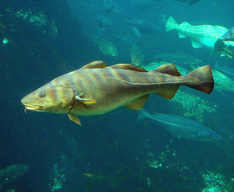
#> input picture Practica1/data/fish.bmp, 234 x 192 px, shrunk from 375 x 307 before the run
$ python main.py
#> lines starting #> are read from the running program, lines starting #| are printed output that depends on the picture
### Practica1/functions.py
import cv2
import math
import numpy as np

###############################################################################
#   EJERCICIO 1
###############################################################################
# Esta función realiza la exponencial
#                 x^2
#      (-0.5*-----------)
#   e^         sigma^2
#
fx = lambda x, sigma: math.exp(-0.5 * (x ** 2 / sigma ** 2))


# Devuelve el vector gaussiano de la máscara
def get_mask_vector(sigma):
    # Obtenemos el valor "límite" que puede tener un
    # píxel para que sea significativo
    limit_3sigma = fx(3 * sigma, sigma)
    # Obtenemos un array de valores discretos
    # para realizar la gaussiana
    aux = np.arange(math.floor(-3 * sigma), math.ceil(3 * sigma )+ 1)
    # Rellenamos la máscara aplicando la exponencial
    mask = np.array([fx(i, sigma) for i in aux])
    # Despreciamos los valores menores a 3 sigma
    mask[mask < limit_3sigma] = 0
    # Normalizamos la máscara a 1
    mask = np.divide(mask, np.sum(mask))
    # Devolvemos la máscara
    return mask


def convolution(mask, img_array):
    # Es lo mismo que realizar esto:
    # np.convolve(img_array, mask, 'valid')
    return np.sum(mask * img_array)


def insert_img_into_other(img_src, pixel_left_top_row,
                          pixel_left_top_col,
                          img_dest,substitute=False):
    alt, anch = img_src.shape[:2]
    if not substitute:
        img_dest[pixel_left_top_row:alt+pixel_left_top_row,
                 pixel_left_top_col:anch+pixel_left_top_col] += img_src
    else:
        img_dest[pixel_left_top_row:alt + pixel_left_top_row,
                 pixel_left_top_col:anch + pixel_left_top_col] = img_src


# Border replicate => coge el último píxel y lo replica
# n_pixels veces
def border_replicate(img, n_pixels, alt, anch):
    img[0:n_pixels, ] = img[n_pixels,]
    img[n_pixels + alt:(alt + 2 * n_pixels), ] = img[-n_pixels-1,]
    for i in range(n_pixels):
        img[:, i] = img[:, n_pixels]
    for i in range(n_pixels + anch, img.shape[1]):
        img[:, i] = img[:, -n_pixels-1]

# Border reflect => refleja n_pixels del borde y los añade
# al borde por ambos lados
# [57 lines left out: functions border_reflect, border_reflect_101, border_wrap, border_constant, not called in this run]


def extend(img_src, n_pixels, border_type, k):
    # Tomamos la altura y el ancho de la imagen original
    alt, anch = img_src.shape[:2]
    # Generamos una nueva matriz expandida a partir del
    # alto y ancho de la anterior
    new_extended_img = np.zeros((alt + 2 * n_pixels, anch + 2 * n_pixels), dtype=np.float64)

    insert_img_into_other(img_src=img_src, pixel_left_top_row=n_pixels,
                          pixel_left_top_col=n_pixels, img_dest=new_extended_img)

    if border_type == 0:    # Border Replicate
        border_replicate(new_extended_img, n_pixels, alt, anch)
    elif border_type == 1:  # Border Reflect
        border_reflect(new_extended_img, n_pixels, alt, anch)
    elif border_type == 2:  # Border Reflect 101
        border_reflect_101(new_extended_img, n_pixels, alt, anch)
    elif border_type == 3:  # Border wrap
        border_wrap(new_extended_img, n_pixels, alt, anch)
    elif border_type == 4:  # Border Constant
        border_constant(new_extended_img, n_pixels, alt, anch, k)

    return new_extended_img


def extend_image_n_pixels(img_src, n_pixels, border_type, k=0):

    if len(img_src.shape) != 3: # Imagen en escala de grises
        return extend(img_src, n_pixels, border_type, k)

    else:   # Imagen en color
        b_channel, g_channel, r_channel = cv2.split(img_src)

        b_channel_ext = extend(b_channel, n_pixels, border_type, k)
        g_channel_ext = extend(g_channel, n_pixels, border_type, k)
        r_channel_ext = extend(r_channel, n_pixels, border_type, k)

        return cv2.merge((b_channel_ext, g_channel_ext, r_channel_ext))


def convolution_grey_scale_img(mask, img, n_pixels):
    # Obtenemos el alto y ancho de la imagen
    alt_ext, anch_ext = img.shape[:2]

    cv = convolution
    copy = np.array

    # Obtenemos una matriz auxiliar
    aux = copy(img, copy=True,dtype=np.float64)

    for i in range(n_pixels, alt_ext - n_pixels):
        for j in range(n_pixels, anch_ext - n_pixels):
            aux[i, j] = cv(mask, img[i, j - n_pixels:1 + j + n_pixels])

    aux_2 = copy(aux, copy=True, dtype=np.float64)

    for j in range(n_pixels, anch_ext - n_pixels):
        for i in range(n_pixels, alt_ext - n_pixels):
            aux_2[i, j] = cv(mask, aux[i - n_pixels:1 + i + n_pixels, j])

    return aux_2[n_pixels:-n_pixels, n_pixels:-n_pixels]


def convolution_color_img(mask, img, n_pixels):
    # Obtenemos el alto y ancho de la imagen
    alt_ext, anch_ext = img.shape[:2]

    # Separamos los colores de la imagen en tres canales
    b_channel, g_channel, r_channel = cv2.split(img)

    cv = convolution
    copy_img = np.copy
    zeros = np.zeros

    # Obtenemos una matriz auxiliar por cada uno de
    # los canales de color de la imagen
    aux_r = zeros((alt_ext, anch_ext), dtype=np.float64)
    aux_g = zeros((alt_ext, anch_ext), dtype=np.float64)
    aux_b = zeros((alt_ext, anch_ext), dtype=np.float64)
    # Empezamos
    for i in range(n_pixels, alt_ext - n_pixels):
        for j in range(n_pixels, anch_ext - n_pixels):
            aux_b[i, j] = cv(mask, b_channel[i, j - n_pixels:1 + j + n_pixels])
            aux_g[i, j] = cv(mask, g_channel[i, j - n_pixels:1 + j + n_pixels])
            aux_r[i, j] = cv(mask, r_channel[i, j - n_pixels:1 + j + n_pixels])

    # Volvemos a tomar los valores de los bordes
    r_channel, g_channel, b_channel = copy_img(aux_r), copy_img(aux_g), copy_img(aux_b)
    # Y obtenemos nuevas matrices auxilares para terminar la convolucion
    aux2_r, aux2_g, aux2_b = copy_img(r_channel), copy_img(g_channel), copy_img(g_channel)

    for j in range(n_pixels, anch_ext - n_pixels):
        for i in range(n_pixels, alt_ext - n_pixels):
            aux2_b[i, j] = cv(mask, b_channel[i - n_pixels:1 + i + n_pixels, j])
            aux2_g[i, j] = cv(mask, g_channel[i - n_pixels:1 + i + n_pixels, j])
            aux2_r[i, j] = cv(mask, r_channel[i - n_pixels:1 + i + n_pixels, j])

    # Recomponemos la imagen
    result = cv2.merge((aux2_b, aux2_g, aux2_r))

    # Y la devolvemos
    return result[n_pixels:-n_pixels, n_pixels:-n_pixels]


####################################################################
# Parámetros de la función:
#  - im: imagen de entrada
#   - maskCovol: vector de la máscara
#   - out: imagen de salida es la que se devuelve en la función
#   - border_type: tipo de borde que se aplica, por defecto,
#      replicar el borde
def my_im_gauss_convolution(im, mask_convolution,
                            border_type=0):
    # Extendemos los bordes de la imagen para hacer posible el uso de la
    # mascara sobre esta
    n_pixels = math.floor(mask_convolution.size / 2)

    extended_image = extend_image_n_pixels(im, n_pixels, border_type)
    # Si la imagen está en blanco y negro,
    if len(im.shape) != 3:
        return convolution_grey_scale_img(mask_convolution,
                                          extended_image, n_pixels)
    else:
        return convolution_color_img(mask_convolution,
                                     extended_image, n_pixels)


def make_hybrid_image(img_lowF, img_highF,
                      smoothing_mask_sigma,
                      sharpering_mask_sigma,
                      show_images = False):
    # Obtenemos las máscaras gaussianas para trabajar
    # con las imágenes
    smoothing_mask = get_mask_vector(smoothing_mask_sigma)
    sharpering_mask = get_mask_vector(sharpering_mask_sigma)
    # Suavizamos la imagen que usaremos de base
    low_frecuencies = my_im_gauss_convolution(img_lowF, smoothing_mask, 0)
    # Guardamos una copia de la imagen para mostrarla más
    # adelante por pantalla
    low_frecuencies_img1 = np.copy(low_frecuencies)
    # Obtenemos las frecuencias bajas de la imagen que superpondremos a la base
    low_HF_aux = my_im_gauss_convolution(img_highF, sharpering_mask, 0)
    # Restamos la imagen original menos sus frecuencias bajas para obtener las frecuencias altas
    sharper = img_highF - low_HF_aux
    # y superponemos las imágenes
    insert_img_into_other(img_src=sharper, img_dest=low_frecuencies,
                          pixel_left_top_row=0, pixel_left_top_col=0)

    if show_images:
        show_img(generate_continous_canvas([low_frecuencies_img1, sharper, low_frecuencies]),
                 'Bajas frecuencias, altas frecuencias, imagen hibrida')

    return low_frecuencies


def subsample_image(img_src, subsample_factor = 2):
    alt, anch = img_src.shape[:2]
    # Obtenemos una máscara de suavizado
    smoothing_mask = get_mask_vector(1)
    # Suavizamos la máscara
    smoothed_img = my_im_gauss_convolution(im=img_src,mask_convolution=smoothing_mask)
    # Eliminamos las filas que queramos

    if len(img_src.shape) != 3:
        aux = smoothed_img[range(0, alt, subsample_factor)]
    else:
        # b_channel, g_channel, r_channel = cv2.split(aux)
        aux = smoothed_img[range(0, alt, subsample_factor),:]

    # Y devolvemos de la matriz anterior, todas las filas
    # y las columnas que queramos
    return aux[:, range(0,anch, subsample_factor)]


def max_images_on_pyramidal_canvas(img_src, canvas_rows, subsample_factor):

    floor = math.floor
    # Obtenemos el número de píxeles disponibles en filas para
    # poder crear la imagen
    rows_available = canvas_rows
    # Obtenemos la altura de la imagen para operar con ella
    # y obtener el máximo de imágenes que pueden entrar en el canvas
    height = canvas_rows
    length = img_src.shape[1]
    # Anotamos la altura a la que se encuentra el último
    # píxel de la imagen añadido
    n_imgs = 0
    # Al final de la imagen, se deja un margen prudencial
    # de 10 píxeles
    while rows_available >= height and \
            (height > 10 or length > 10):

        height = floor(height/subsample_factor)
        length = floor(length/subsample_factor)
        rows_available -= height

        n_imgs += 1

    return n_imgs


def generate_new_pyramidal_canvas(img_src, times_to_show, subsample_factor = 2):

    alt, anch = img_src.shape[:2]
    # Generamos un canvas vacío dependiendo de si la imagen es
    # en color o en escala de grises
    if len(img_src.shape) != 3:
        canvas = np.zeros((alt, anch + math.ceil(anch / subsample_factor)),
                          dtype=np.float64) + 255
    else:
        canvas = np.zeros((alt, anch + math.ceil(anch / subsample_factor),3),
                          dtype=np.float64) + 255

    # insertamos la imagen original a la izquierda del canvas
    insert_img_into_other(img_src=img_src, img_dest=canvas,
                          pixel_left_top_row=0, pixel_left_top_col=0,
                          substitute=True)
    # fila en la que se insertará la siguiente imagen
    # a la que se le aplicará el subsampling
    row = 0
    # imagen copia de la original con la que se trabajará
    im = np.copy(img_src)
    # máximo número de imágenes que se pueden incrustar en pirámide
    max = max_images_on_pyramidal_canvas(img_src, canvas.shape[1], subsample_factor)
    if times_to_show > max:
        times_to_show = max

    for i in range(0, times_to_show-1):
        # Realizamos el subsample
        im = subsample_image(img_src=im,
                             subsample_factor=subsample_factor)
        # insertamos la imagen en el canvas
        insert_img_into_other(img_src=im, img_dest=canvas,
                              pixel_left_top_row=row, pixel_left_top_col=anch,
                              substitute=True)
        # y anotamos en qué fila insertar la siguiente imagen
        row += im.shape[0]

    return canvas

# Esta función genera un canvas en el que va insertando
# de forma continua las imágenes que se encuentran en
# la lista que le pasamos como parámetro
def generate_continous_canvas(list_imgs):
    length, height = 0, 0

    max_of = max
    # Obtenemos la anchura máxima del canvas
    # y la altura máxima que debe tener para que
    # pueda a
    color_imgs = False
    for i in list_imgs:
        alt, anch = i.shape[:2]
        length += anch
        height = max_of(height, alt)

        if len(i.shape) == 3:
            color_imgs = True

    # Diferenciamos entre imágenes en color o en escala
    # de grises, para crear un canvas u otro
    if not color_imgs:
        canvas = np.ones((height, length), dtype=np.float64)*255
    else:
        canvas = np.ones((height, length, 3), dtype=np.float64) * 255

    length = 0
    # Añadimos
    for i in list_imgs:
        insert_img_into_other(i, 0, length, canvas, substitute=True)
        length+=i.shape[1]


    return canvas

# Esta función muestra la imagen por pantalla, y asocia
# a la ventana el nombre que entra por parámetro.
# Esta imagen, es muy probable que tenga datos de tipo float64
# por lo que se hace un "cast" a unsigned int 8, que son
# valores que van de 0 a 255
def show_img(im, name):
    cv2.imshow(name, im.astype(np.uint8))
    cv2.waitKey(0)

### Practica1/main.py
import cv2
import functions as fx

if __name__ == "__main__":
    ##############################################
    # EJERCICIO A
    ##############################################
    fish = cv2.imread('data/fish.bmp', flags=cv2.IMREAD_COLOR)
#> fish is the input picture: shape (192, 234, 3); mean B, G, R 98.4, 95.5, 27.2
    mask = fx.get_mask_vector(2)
    smoothed_fish = fx.my_im_gauss_convolution(fish, mask)
#> in border_replicate, `img[n_pixels + alt:(alt + 2 * n_pixels), ] = img[-n_pixels-1,]`: img: shape (204, 246) float64; min 0, max 250, mean 93.6
#> after the loop in border_replicate, `for i in range(n_pixels):`: img: shape (204, 246) float64; min 0, max 250, mean 95.3
#> after the loop in border_replicate, `for i in range(n_pixels + anch, img.shape[1]):`: img: shape (204, 246) float64; min 10, max 250, mean 98.1
#> in border_replicate (call 2), `img[n_pixels + alt:(alt + 2 * n_pixels), ] = img[-n_pixels-1,]`: img: shape (204, 246) float64; min 0, max 255, mean 90.3
#> after the loop in border_replicate (call 2), `for i in range(n_pixels):`: img: shape (204, 246) float64; min 0, max 255, mean 91.6
#> after the loop in border_replicate (call 2), `for i in range(n_pixels + anch, img.shape[1]):`: img: shape (204, 246) float64; min 10, max 255, mean 94.3
#> in border_replicate (call 3), `img[n_pixels + alt:(alt + 2 * n_pixels), ] = img[-n_pixels-1,]`: img: shape (204, 246) float64; min 0, max 255, mean 25.1
#> after the loop in border_replicate (call 3), `for i in range(n_pixels):`: img: shape (204, 246) float64; min 0, max 255, mean 25.4
#> after the loop in border_replicate (call 3), `for i in range(n_pixels + anch, img.shape[1]):`: img: shape (204, 246) float64; min 0, max 255, mean 25.8
#> after the loop in convolution_color_img, `for j in range(n_pixels, anch_ext - n_pixels):`:
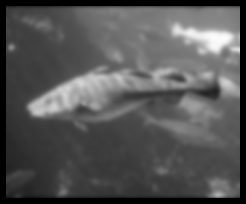
#> aux2_g: shape (204, 246) float64; min 0, max 251.8, mean 84.8
#> after the loop in convolution_color_img, `for j in range(n_pixels, anch_ext - n_pixels):`:
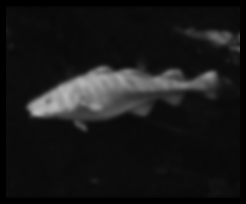
#> aux2_r: shape (204, 246) float64; min 0, max 183.8, mean 24.3
    canvas = fx.generate_continous_canvas([fish, smoothed_fish])
#> the loop in generate_continous_canvas, `for i in list_imgs:` made 2 passes
#> (length, height, color_imgs) on passes 1 to 2: (234, 192, True), (468, 192, True)
#> after the loop in generate_continous_canvas, `for i in list_imgs:`: length = 468
#> the loop in generate_continous_canvas, `for i in list_imgs:` made 2 passes
#> length on passes 1 to 2: 234, 468
    fx.show_img(im=canvas, name='Suavizado de una imagen en color con sigma = 2')

    dog = cv2.imread('data/dog.bmp', flags=cv2.IMREAD_GRAYSCALE)
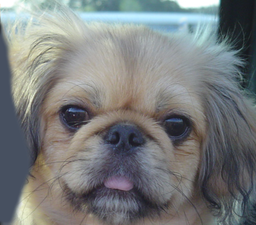
#> input picture Practica1/data/dog.bmp, 256 x 225 px, shrunk from 410 x 361 before the run
#> dog: shape (225, 256); min 23, max 255, mean 123.6
    mask_2 = fx.get_mask_vector(1)
    smoothed_dog = fx.my_im_gauss_convolution(dog, mask_2)
#> call 4 of border_replicate, with n_pixels = 3, alt = 225, anch = 256
#> in border_replicate (call 4), `img[n_pixels + alt:(alt + 2 * n_pixels), ] = img[-n_pixels-1,]`: img: shape (231, 262) float64; min 0, max 255, mean 121.2
#> after the loop in border_replicate (call 4), `for i in range(n_pixels):`: img: shape (231, 262) float64; min 0, max 255, mean 122.3
#> after the loop in border_replicate (call 4), `for i in range(n_pixels + anch, img.shape[1]):`:
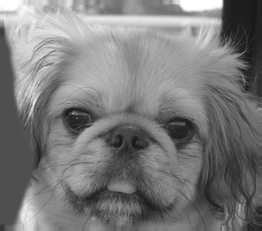
#> img: shape (231, 262) float64; min 23, max 255, mean 123.1
#> in convolution_grey_scale_img, `return aux_2[n_pixels:-n_pixels, n_pixels:-n_pixels]`:
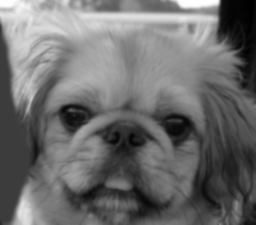
#> returned value: shape (225, 256) float64; min 24.8, max 255, mean 123.6; drawn with min black and max white
    canvas = fx.generate_continous_canvas([dog, smoothed_dog])
#> the loop in generate_continous_canvas (call 2), `for i in list_imgs:` made 2 passes
#> (length, height) on passes 1 to 2: (256, 225), (512, 225)
#> the loop in generate_continous_canvas (call 2), `for i in list_imgs:` made 2 passes
#> length on passes 1 to 2: 256, 512
#> canvas: shape (225, 512) float64
    fx.show_img(im=canvas, name='Suavizado de una imagen en escala de grises con sigma = 1')

    ##############################################
    # EJERCICIO B
    ##############################################
    cat = cv2.imread('data/cat.bmp', flags=cv2.IMREAD_GRAYSCALE)
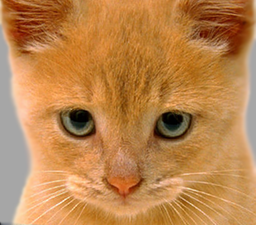
#> input picture Practica1/data/cat.bmp, 256 x 225 px, shrunk from 410 x 361 before the run
#> cat: shape (225, 256); min 0, max 243, mean 142.9

    cat_dog = fx.make_hybrid_image(cat, dog,
                                smoothing_mask_sigma=8,
                                sharpering_mask_sigma=4,
                                show_images=True)
#> in border_replicate (call 5), `img[n_pixels + alt:(alt + 2 * n_pixels), ] = img[-n_pixels-1,]`: img: shape (273, 304) float64; min 0, max 243, mean 120.5
#> after the loop in border_replicate (call 5), `for i in range(n_pixels):`:
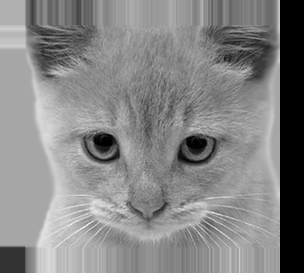
#> img: shape (273, 304) float64; min 0, max 243, mean 133

    ##############################################
    # EJERCICIO C
    ##############################################
    fx.show_img(fx.generate_new_pyramidal_canvas(cat_dog, times_to_show=6),
                'Piramide gaussiana')
#> in generate_new_pyramidal_canvas, `max = max_images_on_pyramidal_canvas(img_src, canvas.shape[1], subsamp..`: max = 6
#> after the loop in generate_new_pyramidal_canvas, `for i in range(0, times_to_show-1):`: row = 222
